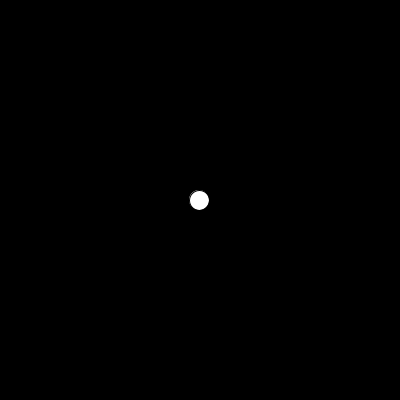
Frame 1 (no input)
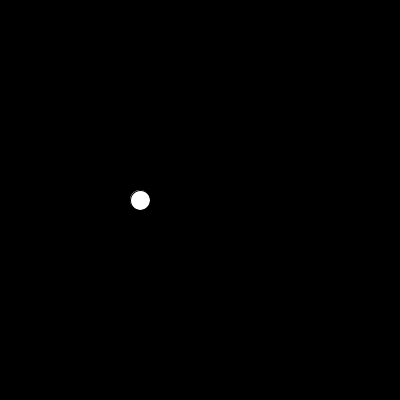
Frame 60 (the mouse pressed at the canvas centre just before this capture)
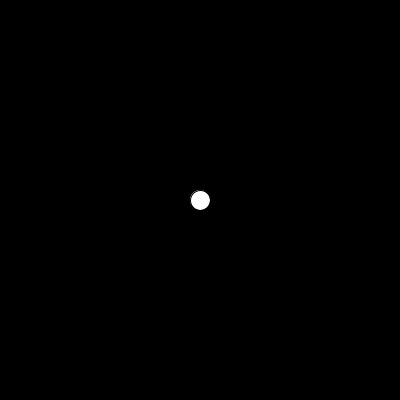
Frame 120 (the mouse held since frame 60 and released just before this capture)

The Processing sketch that drew these frames (run headless with seeded random() and noise(); from frame 60 on, the mouse is pressed at the canvas centre):

// Processing sketch: processing_52051
// ── processing_52051.pde


float x;
float direction;

void setup() {
  size(400,400);
  smooth();
  x = 200;
}

void draw() {
  background(0);
  
  if ( mousePressed ) {
    direction = 1;
  } else {
    direction = -1;
  }
  
  
  x = x + direction;
  x = constrain( x , 10, width -10);

  
  ellipse(x,200,20,20);
 
  
  
}
  
  
